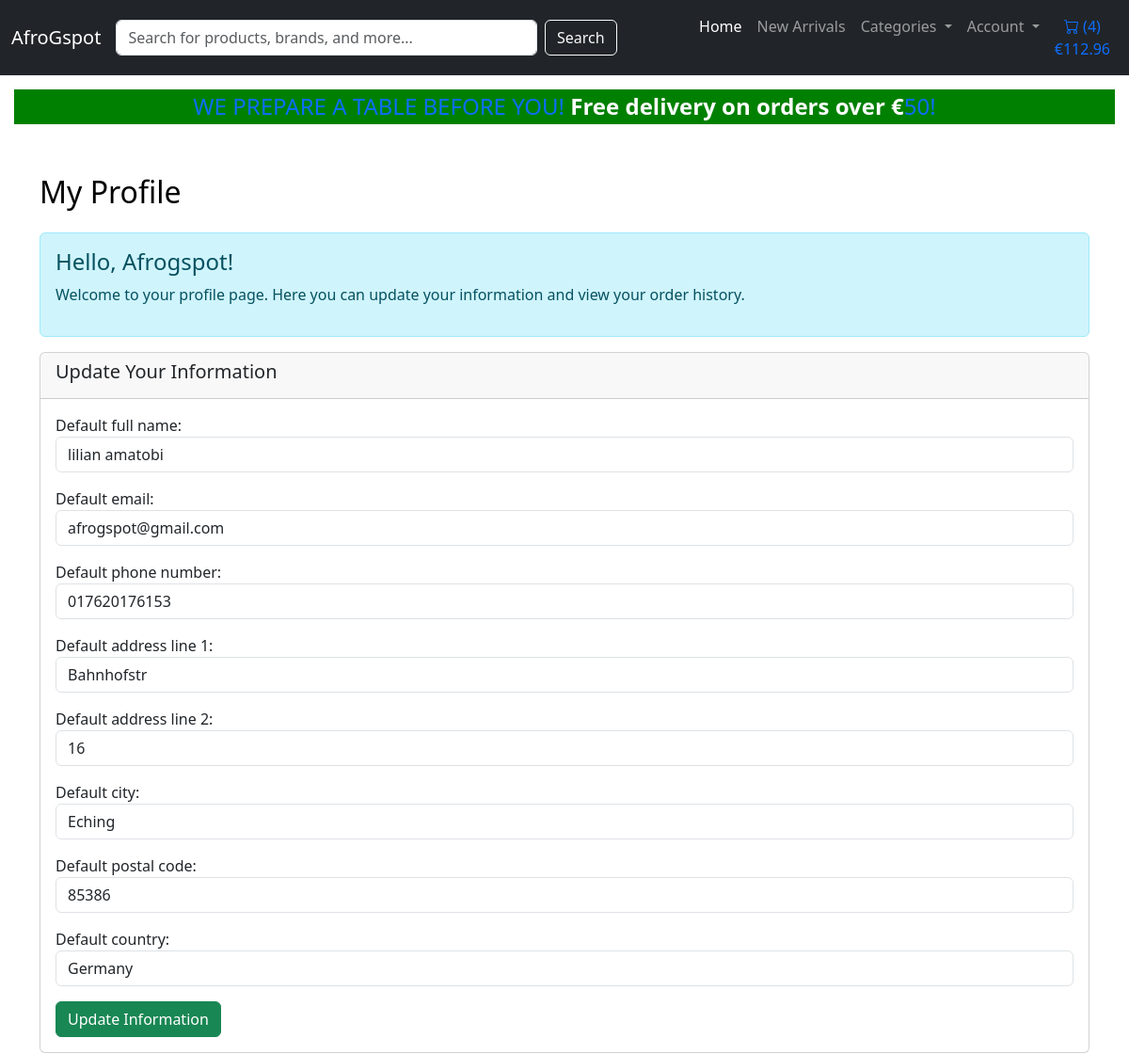
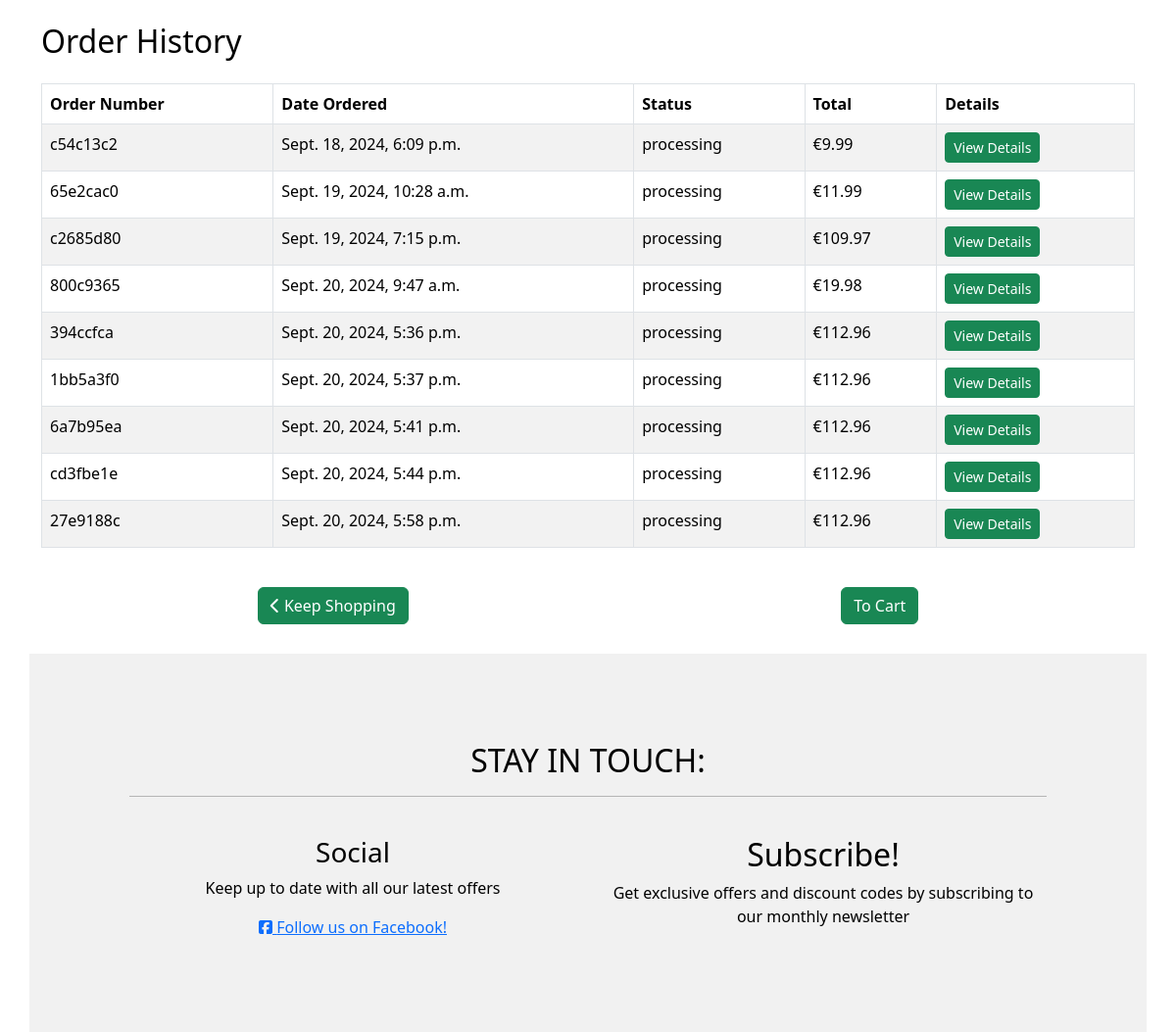
Page /profiles/profiles/ (signed in) on the committed database (2 pictures, top to bottom).
### profiles/models.py (models this page shows, shortened)
class Profile(models.Model):
    user = models.OneToOneField(User, on_delete=models.CASCADE)
    default_full_name = models.CharField(max_length=100, blank=True, null=True)
    default_email = models.EmailField(blank=True, null=True)
    default_phone_number = models.CharField(max_length=15, blank=True, null=True)
    default_address_line_1 = models.CharField(max_length=255, blank=True, null=True)
    default_address_line_2 = models.CharField(max_length=255, blank=True, null=True)
    default_city = models.CharField(max_length=100, blank=True, null=True)
    default_postal_code = models.CharField(max_length=20, blank=True, null=True)
    default_country = CountryField(blank_label='Select a country', blank=True, null=True)

### checkout/models.py (models this page shows, shortened)
class Order(models.Model):
    user = models.ForeignKey(settings.AUTH_USER_MODEL, on_delete=models.SET_NULL, null=True, blank=True)
    profile = models.ForeignKey('profiles.Profile', on_delete=models.SET_NULL, null=True, blank=True, related_name='orders')
    full_name = models.CharField(max_length=100)
    email = models.EmailField()
    phone_number = models.CharField(max_length=15)
    address_line_1 = models.CharField(max_length=255)
    address_line_2 = models.CharField(max_length=255, blank=True, null=True)
    city = models.CharField(max_length=100)
    postal_code = models.CharField(max_length=20, blank=True, null=True)
    country = models.CharField(max_length=50, blank=False, null=False)
    date_ordered = models.DateTimeField(auto_now_add=True)
    order_total = models.DecimalField(max_digits=10, decimal_places=2, default=0.00)
    delivery_cost = models.DecimalField(max_digits=6, decimal_places=2, default=7.00)
    grand_total = models.DecimalField(max_digits=10, decimal_places=2, default=0.00)
    stripe_payment_intent = models.CharField(max_length=200, null=True, blank=True) # Stores Stripe payment intent ID
    order_number = models.CharField(max_length=8, default=generate_short_order_number, null=False, editable=False, unique=True)
    payment_status = models.CharField(max_length=10, choices=[
        ('pending', 'Pending'),
        ('completed', 'Completed'),
        ('failed', 'Failed'),
        ('refunded', 'Refunded')], default='pending')
    order_status = models.CharField(max_length=12, choices=[
        ('processing', 'Processing'),
        ('shipped', 'Shipped'),
        ('delivered', 'Delivered'),
        ('cancelled', 'Cancelled')], default='processing')

### profiles/views.py (the view)
# urls.py: path('profiles/', views.profile_view, name='profile_view'),
@login_required
def profile_view(request):
    profile = request.user.profile
    profile, created = Profile.objects.get_or_create(user=request.user)
    form = ProfileForm(instance=profile)
    if request.method == 'POST':
        form = ProfileForm(request.POST, instance=profile)
        if form.is_valid():
            form.save()
            messages.success(request, 'Your profile information has been updated.')
            return redirect('profile_view')  # Redirect to the profile page after saving
    orders = Order.objects.filter(user=request.user)
    context = {
        'form': form,
        'orders': orders,
        'profile': profile,
        'user_name': request.user.get_full_name() or request.user.username
    }
    return render(request, 'profiles/profile.html', context)

### profiles/forms.py
class ProfileForm(forms.ModelForm):
    class Meta:
        model = Profile
        fields = [
            'default_full_name', 'default_email', 'default_phone_number',
            'default_address_line_1', 'default_address_line_2',
            'default_city', 'default_postal_code', 'default_country'
        ]
        widgets = {
            'default_country': forms.Select(attrs={'class': 'form-control'}),
            'default_full_name': forms.TextInput(attrs={'class': 'form-control'}),
            'default_email': forms.EmailInput(attrs={'class': 'form-control'}),
            'default_phone_number': forms.TextInput(attrs={'class': 'form-control'}),
            'default_address_line_1': forms.TextInput(attrs={'class': 'form-control'}),
            'default_address_line_2': forms.TextInput(attrs={'class': 'form-control', 'placeholder': 'Optional'}),  # Optional field
            'default_city': forms.TextInput(attrs={'class': 'form-control'}),
            'default_postal_code': forms.TextInput(attrs={'class': 'form-control'}),
        }

### profiles/templates/profiles/profile.html (shortened to what this page needs)
{% extends 'base.html' %}
{% block content %}
<div class="container mt-5">
    <h2 class="mb-4">My Profile</h2>
    <div class="alert alert-info" role="alert">
        <h4 class="alert-heading">Hello, {{ user_name }}!</h4>
        <p>Welcome to your profile page. Here you can update your information and view your order history.</p>
    </div>
    <div class="card mb-4">
        <div class="card-header">
            <h5 class="card-title">Update Your Information</h5>
        </div>
        <div class="card-body">
            <form method="POST">
                <div class="form-group">
                    {{ form.as_p }}
                </div>
                <button type="submit" class="btn btn-success">Update Information</button>
            </form>
        </div>
    </div>
    <h2 class="mb-4">Order History</h2>
    {% if orders %}
    <div class="table-responsive">
        <table class="table table-striped table-bordered">
            <thead class="thead-dark">
                <tr>
                    <th>Order Number</th>
                    <th>Date Ordered</th>
                    <th>Status</th>
                    <th>Total</th>
                    <th>Details</th>
                </tr>
            </thead>
            <tbody>
                {% for order in orders %}
                <tr>
                    <td>{{ order.order_number }}</td>
                    <td>{{ order.date_ordered }}</td>
                    <td>{{ order.order_status }}</td>
                    <td>€{{ order.grand_total|floatformat:2 }}</td>
                    <td>
                        <a href="{% url 'order_detail' order.id %}" class="btn btn-success btn-sm">View Details</a>
                    </td>
                </tr>
                {% endfor %}
            </tbody>
        </table>
    </div>
    {% else %}
    <div class="alert alert-warning" role="alert">
        You have no past orders.
    </div>
    {% endif %}
    <div class="d-flex justify-content-around align-items-center mt-4">
        <a class="btn btn-success" href="{% url 'product_list' %}">
            <i class="fas fa-chevron-left"></i> Keep Shopping
        </a>
        <a class="btn btn-success" href="{% url 'cart_detail' %}">To Cart</a>
    </div>
</div>
{% endblock %}

### static/css/base.css (style rules this page uses)
html, body { margin: 0; padding: 0; height: 100%; color: black; }

### rows in the picture
Profile: default_full_name "lilian amatobi", default_email "afrogspot@gmail.com", default_phone_number "017620176153", default_address_line_1 "Bahnhofstr", default_address_line_2 "16", default_city "Eching", default_postal_code "85386", default_country "Germany"
Order: order_number "c54c13c2", date_ordered "Sept. 18, 2024, 6:09 p.m.", order_status "processing", grand_total "9.99"
Order: order_number "65e2cac0", date_ordered "Sept. 19, 2024, 10:28 a.m.", order_status "processing", grand_total "11.99"
Order: order_number "c2685d80", date_ordered "Sept. 19, 2024, 7:15 p.m.", order_status "processing", grand_total "109.97"
Order: order_number "800c9365", date_ordered "Sept. 20, 2024, 9:47 a.m.", order_status "processing", grand_total "19.98"
Order: order_number "394ccfca", date_ordered "Sept. 20, 2024, 5:36 p.m.", order_status "processing", grand_total "112.96"
Order: order_number "1bb5a3f0", date_ordered "Sept. 20, 2024, 5:37 p.m.", order_status "processing", grand_total "112.96"
Order: order_number "6a7b95ea", date_ordered "Sept. 20, 2024, 5:41 p.m.", order_status "processing", grand_total "112.96"
Order: order_number "cd3fbe1e", date_ordered "Sept. 20, 2024, 5:44 p.m.", order_status "processing", grand_total "112.96"
Order: order_number "27e9188c", date_ordered "Sept. 20, 2024, 5:58 p.m.", order_status "processing", grand_total "112.96"

### other values in the picture
{{ product_count }} "4"
{{ grand_total|floatformat:2 }} "112.96"
{{ free_delivery_threshold }} "50"
{{ user_name }} "Afrogspot"
